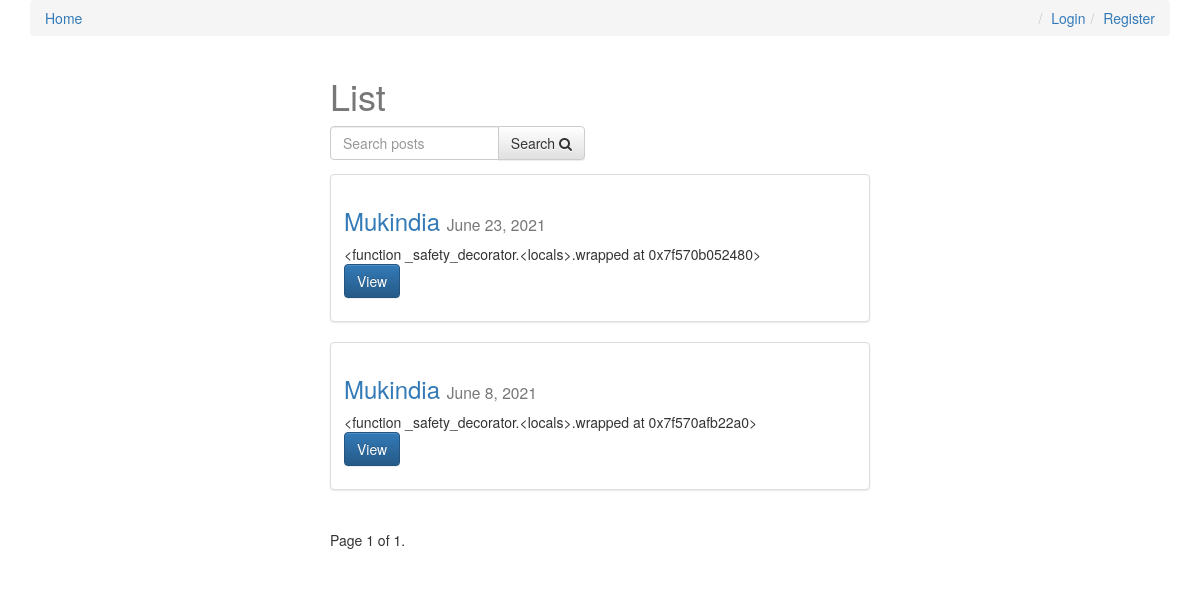
The page / on the database its author committed.
### posts/models.py (models this page shows, shortened)
class Post(models.Model):
    user = models.ForeignKey(settings.AUTH_USER_MODEL, default=1)
    title = models.CharField(max_length=120)
    slug = models.SlugField(unique=True)
    image = models.ImageField(upload_to=upload_location,
            null=True,
            blank=True,
            width_field="width_field",
            height_field="height_field")
    height_field = models.IntegerField(default=0)
    width_field = models.IntegerField(default=0)
    content = models.TextField()
    draft = models.BooleanField(default=False)
    publish = models.DateField(auto_now=False, auto_now_add=False)
    read_time =  models.IntegerField(default=0) # models.TimeField(null=True, blank=True) #assume minutes
    updated = models.DateTimeField(auto_now=True, auto_now_add=False)
    timestamp = models.DateTimeField(auto_now=False, auto_now_add=True)
    objects = PostManager()
    def get_absolute_url(self):
        return reverse("posts:detail", kwargs={"slug": self.slug})
    class Meta:
        ordering = ["-timestamp", "-updated"]
    def get_markdown(self):
        content = self.content
        markdown_text = markdown(content)
        return mark_safe(markdown_text)

### posts/views.py (the view, shortened to what this page needs)
# urls.py: url(r'^$', post_list, name='list'),
def post_list(request):
	today = timezone.now().date()
	queryset_list = Post.objects.active() #.order_by("-timestamp")
	if request.user.is_staff or request.user.is_superuser:
		queryset_list = Post.objects.all()
	query = request.GET.get("q")
	paginator = Paginator(queryset_list, 8) # Show 25 contacts per page
	page_request_var = "page"
	page = request.GET.get(page_request_var)
	try:
		queryset = paginator.page(page)
	except PageNotAnInteger:
		queryset = paginator.page(1)
	except EmptyPage:
		queryset = paginator.page(paginator.num_pages)
	context = {
		"object_list": queryset,
		"title": "List",
		"page_request_var": page_request_var,
		"today": today,
	}
	return render(request, "post_list.html", context)

### posts/models.py (called while the page is built)
    def active(self, *args, **kwargs):
        return super(PostManager, self).filter(draft=False).filter(publish__lte=timezone.now())

### templates/post_list.html (shortened to what this page needs)
{% extends "base.html" %}
{% block content %}
<div class='col-sm-6 col-sm-offset-3'>
    <h1>{{ title }}</h1>
<form method='GET' action='' class='row'>
        <div class='col-sm-6'>
            <div class='input-group'>
                <input class='form-control' type='text' name='q' placeholder='Search posts' value='{{ request.GET.q }}'/>
                <span class='input-group-btn'>
                    <button class='btn btn-default' type='submit'>Search <i class="fa fa-search"></i></button>
                </span>
            </div>
        </div>
</form>
{% for obj in object_list %}
<div class="row">
  <div class="col-sm-12">
    <div class="thumbnail">
      <div class="caption post-detail-item">
        <h3><a href='{{ obj.get_absolute_url }}'>{{ obj.title }}</a> <small>{{ obj.publish }}</small></h3>
        {{ obj.get_markdown|truncatechars_html:120 }}
        <p><a href="{{ obj.get_absolute_url }}" class="btn btn-primary" role="button">View</a></p>
      </div>
    </div>
  </div>
</div>
{% endfor %}
<div class="pagination">
    <span class="step-links">
        <span class="current">
            Page {{ object_list.number }} of {{ object_list.paginator.num_pages }}.
        </span>
    </span>
</div>
</div>
{% endblock content %}

### templates/base.html (shortened to what this page needs)
{% load staticfiles %}
<html>
<head>
<link rel="stylesheet" href="https://maxcdn.bootstrapcdn.com/bootstrap/3.3.6/css/bootstrap.min.css">
<link rel="stylesheet" href="https://maxcdn.bootstrapcdn.com/bootstrap/3.3.6/css/bootstrap-theme.min.css">
<link rel='stylesheet' href='https://maxcdn.bootstrapcdn.com/font-awesome/4.5.0/css/font-awesome.min.css' >
<link rel='stylesheet' href='{% static "css/base.css" %}' />
</head>
<body>
<div class='container'>
    <ol class='breadcrumb'>
        <li><a href='{% url "posts:list" %}'>Home</a></li>
        {% if not request.user.is_authenticated %}
        <li class='pull-right'><a href='{% url "register" %}'>Register</a></li>
        <li class='pull-right'><a href='{% url "login" %}'>Login</a></li>
        {% else %}
        <li class='pull-right'><a href='{% url "logout" %}'>Logout</a></li>
        {% endif %}
    </ol>
{% block content %}{% endblock content %}
</div>
</body>
</html>

### static/css/base.css (style rules this page uses)
h1 { color: #777777; }

### rows shown on the page
Post: title "Mukindia", publish "June 23, 2021", get_markdown "<function _safety_decorator.<locals>.wrapped at 0x7f570b052480>"
Post: title "Mukindia", publish "June 8, 2021", get_markdown "<function _safety_decorator.<locals>.wrapped at 0x7f570afb22a0>"

### other values the page prints
{{ title }} "List"
{{ object_list.number }} "1"
{{ object_list.paginator.num_pages }} "1"
